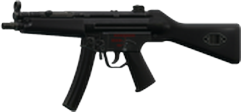
#> input picture assets/guns-full/5926bb2186f7744b1c6c6e60.png, 241 x 112 px
$ python -i build_gun_images.py   (imports and definitions only)
#> lines starting #> are read from the running program, lines starting #| are printed output that depends on the picture
# -*- coding: utf-8 -*-
"""构建期工具（R19.3）：生成「完整枪械」图像。

要解决的问题
------------
`assets/icons-items/{gunId}.webp` 是枪械**本体**（receiver）的展示图：EFT 里枪托、握把、
枪管等是可拆的独立 mod，本体图只渲染机匣 + 枪管 + 弹匣，所以在浏览卡片和装配摘要里
看起来"像一把没有枪托的机匣"。

真正的完整枪械渲染在**预设（Preset）**上：tarkov.dev 为每个官方预设渲染了整枪
（`{presetId}-base-image.webp`，透明底）。R18.2 已经用 AK-74 默认预设验证过这一点
（316×127 含木托，本体图 253×64 截断在机匣尾）。

做法
----
1. 每把枪取 `data/gun-stats.json` 记录的 `defaultPreset`；另外把
   `data/gun-presets.json` 里该枪的**全部**官方预设也出图（工作台做"装配 == 官方预设"
   精确匹配时可以直接换成那张真实渲染，而不是假装合成）；
2. 构建期按需下载到 `build-cache/gun-images-src/{presetId}.webp`（增量，已存在跳过）；
3. Alpha 裁包围盒 → 等比缩放到高 112px（长枪不超宽 400px）→ 输出透明底 PNG
   到 `assets/guns-full/{gunId}.png`（默认预设）与 `assets/presets-full/{presetId}.png`；
4. manifest 记录每个 gun→preset 的映射、源 URL、原始尺寸、alpha 覆盖率。

运行期零联网：前端只读本地 PNG，缺失时回退到原 64px 物品图标。

用法：
    python tools/build_gun_images.py            # 增量构建
    python tools/build_gun_images.py --verify    # 只校验，不联网
"""
from __future__ import annotations

import argparse
import json
import os
import sys
import urllib.request
from concurrent.futures import ThreadPoolExecutor

from PIL import Image

ROOT = os.path.dirname(os.path.dirname(os.path.abspath(__file__)))
STATS = os.path.join(ROOT, "data", "gun-stats.json")
PRESETS = os.path.join(ROOT, "data", "gun-presets.json")
GUNSLOTS = os.path.join(ROOT, "data", "gunslots.json")
OUT_GUN = os.path.join(ROOT, "assets", "guns-full")
OUT_PRESET = os.path.join(ROOT, "assets", "presets-full")
SRC = os.path.join(ROOT, "build-cache", "gun-images-src")
MANIFEST = os.path.join(ROOT, "assets", "guns-full", "manifest.json")

BASE_URL = "https://assets.tarkov.dev/{id}-base-image.webp"
UA = ("Mozilla/5.0 (Windows NT 10.0; Win64; x64) AppleWebKit/537.36 "
      "(KHTML, like Gecko) Chrome/131.0.0.0 Safari/537.36")
PROXY = os.environ.get("HTTPS_PROXY") or os.environ.get("https_proxy") or "http://127.0.0.1:7896"

TARGET_H = 112
MAX_W = 400
ALPHA_CUT = 16


# [20 lines left out: function fetch, not called in this run]


def convert(src_path):
    im = Image.open(src_path).convert("RGBA")
#> im is the input picture: PIL image 241x112 RGBA; mean R, G, B, A 9.9, 10.3, 10.2, 85.1
    orig = im.size
#> orig = (241, 112)
    alpha = im.split()[3].point(lambda a: 0 if a < ALPHA_CUT else a)
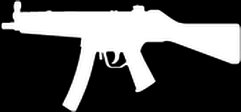
#> alpha: PIL image 241x112 L; min 0, max 255, mean 85
    bbox = alpha.getbbox()
#> bbox = (1, 0, 241, 112)
    if not bbox:
        return None, {"reason": "Alpha 全透明"}
    subject = im.crop(bbox)
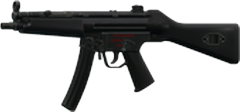
#> subject: PIL image 240x112 RGBA; mean R, G, B, A 10, 10.4, 10.3, 85.4; transparent parts drawn white
    sw, sh = subject.size
#> sw = 240; sh = 112
    scale = min(TARGET_H / float(sh), MAX_W / float(sw))
#> scale = 1
    nw, nh = max(1, int(round(sw * scale))), max(1, int(round(sh * scale)))
#> nw = 240; nh = 112
    out = subject.resize((nw, nh), Image.LANCZOS)
    canvas = Image.new("RGBA", (nw, nh), (0, 0, 0, 0))
#> canvas: PIL image 240x112 RGBA; every value is 0
    canvas.paste(out, (0, 0), out)
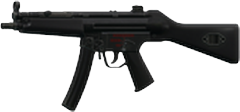
#> canvas: PIL image 240x112 RGBA; mean R, G, B, A 9.5, 9.8, 9.7, 82.8; transparent parts drawn white
    return canvas, {"origSize": [orig[0], orig[1]], "bbox": list(bbox),
                    "size": [nw, nh], "aspect": round(nw / float(nh), 2)}


# [85 lines left out: function main, not called in this run]


# [2 lines not run here, left out]

>>> result = convert('../assets/guns-full/5926bb2186f7744b1c6c6e60.png')

$ run again, on assets/guns-full/5bfd297f0db834001a669119.png
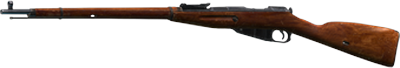
#> input picture assets/guns-full/5bfd297f0db834001a669119.png, 400 x 68 px
#> in convert, im is the input picture: PIL image 400x68 RGBA; mean R, G, B, A 20.3, 11.6, 7, 71.5
#> in convert, `alpha = im.split()[3].point(lambda a: 0 if a < ALPHA_CUT else a)`:
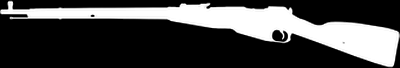
#> alpha: PIL image 400x68 L; min 0, max 255, mean 71.4
#> bbox = (0, 0, 400, 68)
#> in convert, `canvas.paste(out, (0, 0), out)`:
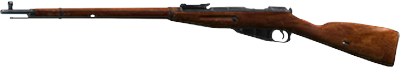
#> canvas: PIL image 400x68 RGBA; mean R, G, B, A 19.2, 10.8, 6.5, 69; transparent parts drawn white

$ run again, on assets/guns-full/5f2a9575926fd9352339381f.png
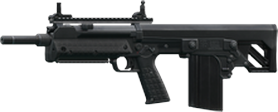
#> input picture assets/guns-full/5f2a9575926fd9352339381f.png, 278 x 112 px
#> in convert, im is the input picture: PIL image 278x112 RGBA; mean R, G, B, A 18.3, 19.5, 19.9, 103.9
#> in convert, `alpha = im.split()[3].point(lambda a: 0 if a < ALPHA_CUT else a)`:
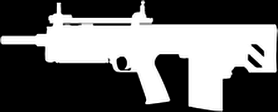
#> alpha: PIL image 278x112 L; min 0, max 255, mean 103.8
#> bbox = (0, 0, 278, 112)
#> in convert, `canvas.paste(out, (0, 0), out)`:
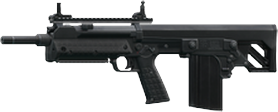
#> canvas: PIL image 278x112 RGBA; mean R, G, B, A 17.4, 18.6, 18.9, 101.2; transparent parts drawn white

$ run again, on assets/guns-full/6176aca650224f204c1da3fb.png
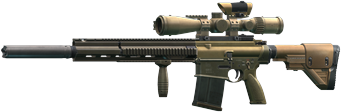
#> input picture assets/guns-full/6176aca650224f204c1da3fb.png, 341 x 112 px
#> in convert, im is the input picture: PIL image 341x112 RGBA; mean R, G, B, A 28.5, 27.2, 22.5, 86.2
#> in convert, `alpha = im.split()[3].point(lambda a: 0 if a < ALPHA_CUT else a)`:
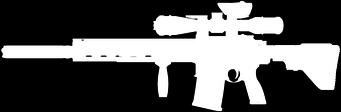
#> alpha: PIL image 341x112 L; min 0, max 255, mean 86.1
#> bbox = (1, 0, 340, 112)
#> in convert, `canvas.paste(out, (0, 0), out)`:
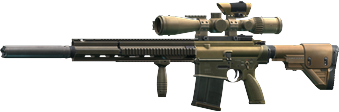
#> canvas: PIL image 339x112 RGBA; mean R, G, B, A 27.7, 26.4, 21.8, 84.8; transparent parts drawn white
